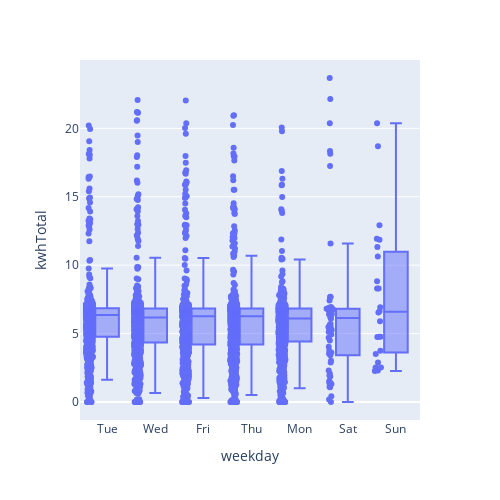

The notebook cell saved with this chart:
### Code cell
px.box(
    data_frame=ev_df, x='weekday', y='kwhTotal',
    width=500, height=500, points='all', category_orders=weekday_orders
).show()

### Figure 1 — Plotly figure (JSON) as saved in the notebook; plotly's stock layout.template omitted (floating-point values rounded to 4 significant figures; data arrays with more than 128 entries replaced by an {"elided": "..."} marker saying what was removed)
{"data": [{"alignmentgroup": "True", "boxpoints": "all", "hovertemplate": "weekday=%{x}<br>kwhTotal=%{y}<extra></extra>", "legendgroup": "", "marker": {"color": "#636efa"}, "name": "", "notched": false, "offsetgroup": "", "orientation": "v", "showlegend": false, "type": "box", "x": {"elided": "3395 str values"}, "x0": " ", "xaxis": "x", "y": {"elided": "3395 float values"}, "y0": " ", "yaxis": "y"}], "layout": {"boxmode": "group", "height": 500, "legend": {"tracegroupgap": 0}, "margin": {"t": 60}, "width": 500, "xaxis": {"anchor": "y", "domain": [0, 1], "title": {"text": "weekday"}}, "yaxis": {"anchor": "x", "domain": [0, 1], "title": {"text": "kwhTotal"}}}}
